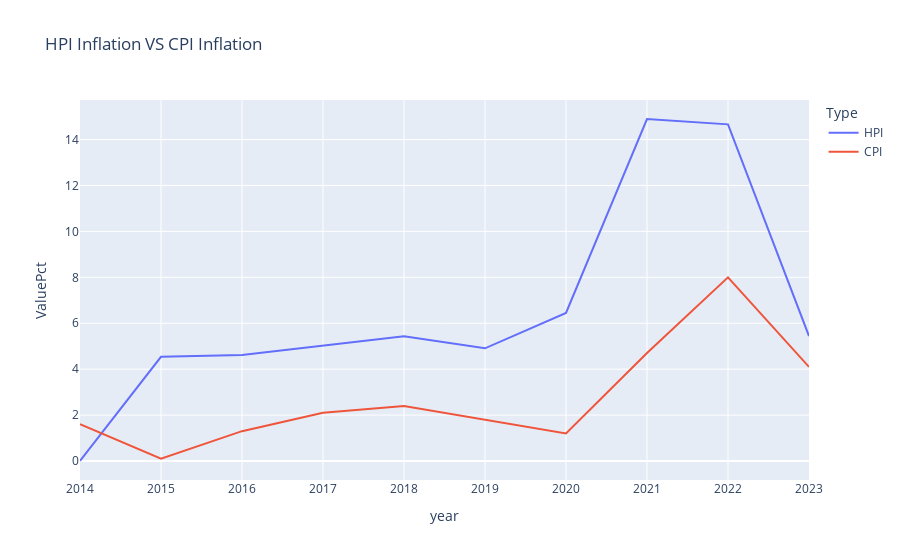

Notebook code cell kept with this figure:
### Code cell
HPI_vs_CPI()

### Figure 1 — Plotly figure (JSON) as saved in the notebook; plotly's stock layout.template omitted (floating-point values rounded to 4 significant figures)
{"data": [{"hovertemplate": "Type=HPI<br>year=%{x}<br>ValuePct=%{y}<extra></extra>", "legendgroup": "HPI", "line": {"color": "#636efa", "dash": "solid"}, "marker": {"symbol": "circle"}, "mode": "lines", "name": "HPI", "orientation": "v", "showlegend": true, "type": "scatter", "x": [2014, 2015, 2016, 2017, 2018, 2019, 2020, 2021, 2022, 2023], "xaxis": "x", "y": [0, 4.539, 4.62, 5.024, 5.434, 4.907, 6.45, 14.9, 14.66, 5.444], "yaxis": "y"}, {"hovertemplate": "Type=CPI<br>year=%{x}<br>ValuePct=%{y}<extra></extra>", "legendgroup": "CPI", "line": {"color": "#EF553B", "dash": "solid"}, "marker": {"symbol": "circle"}, "mode": "lines", "name": "CPI", "orientation": "v", "showlegend": true, "type": "scatter", "x": [2014, 2015, 2016, 2017, 2018, 2019, 2020, 2021, 2022, 2023], "xaxis": "x", "y": [1.6, 0.1, 1.3, 2.1, 2.4, 1.8, 1.2, 4.7, 8, 4.1], "yaxis": "y"}], "layout": {"autosize": true, "legend": {"title": {"text": "Type"}, "tracegroupgap": 0}, "title": {"text": "HPI Inflation VS CPI Inflation"}, "xaxis": {"anchor": "y", "autorange": true, "domain": [0, 1], "range": [2014, 2023], "title": {"text": "year"}, "type": "linear"}, "yaxis": {"anchor": "x", "autorange": true, "domain": [0, 1], "range": [-0.8275, 15.72], "title": {"text": "ValuePct"}, "type": "linear"}}}
